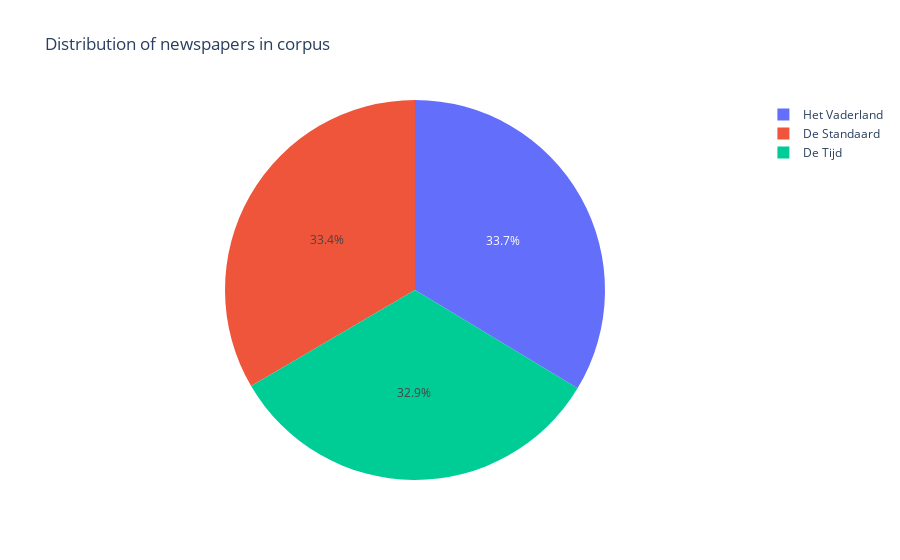

The cell this chart's notebook holds for it:
### Markdown cell above
We now have a pretty good visualization of the distribution of newspapers in the corpus. Of course, there are more possibilities when it comes to visualizing the basic information of a corpus. Let's see how we can use Plotly to create a pie chart.

### Code cell
fig = px.pie(df_unique_newspapers,
             values='unique_value',
             names=['De Tijd', 'De Standaard', 'Het Vaderland'],
             title='Distribution of newspapers in corpus')

fig.show()

### Figure 1 — Plotly figure (JSON) as saved in the notebook; plotly's stock layout.template omitted (floating-point values rounded to 4 significant figures)
{"data": [{"domain": {"x": [0, 1], "y": [0, 1]}, "hovertemplate": "label=%{label}<br>unique_value=%{value}<extra></extra>", "labels": ["De Tijd", "De Standaard", "Het Vaderland"], "legendgroup": "", "name": "", "showlegend": true, "type": "pie", "values": [302, 307, 309]}], "layout": {"legend": {"tracegroupgap": 0}, "title": {"text": "Distribution of newspapers in corpus"}}}
